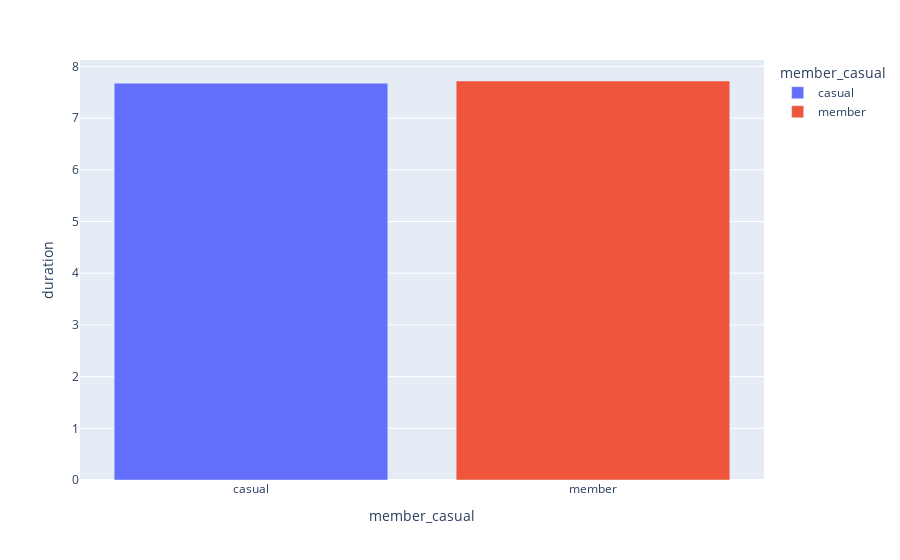

Notebook code cell kept with this figure:
### Markdown cell above
**5) Do casual bikers travel for long period of time?**

### Code cell
aux02 = df_smote_final[['duration', 'member_casual']].groupby( 'member_casual' ).mean().reset_index()
px.bar(aux02,x='member_casual',y='duration', color='member_casual')

### Figure 1 — Plotly figure (JSON) as saved in the notebook; plotly's stock layout.template omitted (floating-point values rounded to 4 significant figures)
{"data": [{"alignmentgroup": "True", "hovertemplate": "member_casual=%{x}<br>duration=%{y}<extra></extra>", "legendgroup": "casual", "marker": {"color": "#636efa", "pattern": {"shape": ""}}, "name": "casual", "offsetgroup": "casual", "orientation": "v", "showlegend": true, "textposition": "auto", "type": "bar", "x": ["casual"], "xaxis": "x", "y": [7.676], "yaxis": "y"}, {"alignmentgroup": "True", "hovertemplate": "member_casual=%{x}<br>duration=%{y}<extra></extra>", "legendgroup": "member", "marker": {"color": "#EF553B", "pattern": {"shape": ""}}, "name": "member", "offsetgroup": "member", "orientation": "v", "showlegend": true, "textposition": "auto", "type": "bar", "x": ["member"], "xaxis": "x", "y": [7.718], "yaxis": "y"}], "layout": {"barmode": "relative", "legend": {"title": {"text": "member_casual"}, "tracegroupgap": 0}, "margin": {"t": 60}, "xaxis": {"anchor": "y", "categoryarray": ["casual", "member"], "categoryorder": "array", "domain": [0, 1], "title": {"text": "member_casual"}}, "yaxis": {"anchor": "x", "domain": [0, 1], "title": {"text": "duration"}}}}
